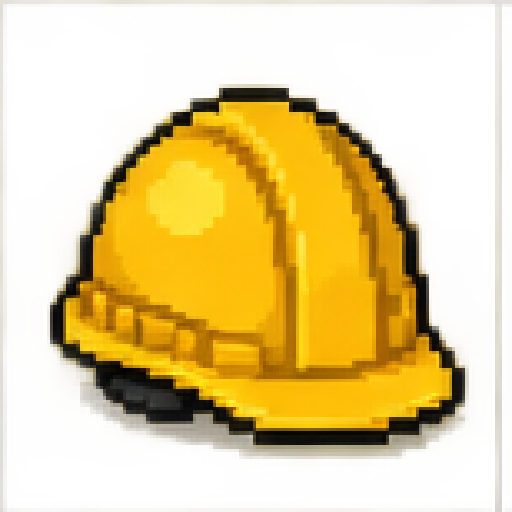
#> input picture fase-teresopolis/Analysis output 1.png, 512 x 512 px; its folder holds 5 pictures in this run
$ python extract_nature.py
#> lines starting #> are read from the running program, lines starting #| are printed output that depends on the picture; after the words box and inside, x2 and y2 are one past the last pixel; in counts of white or black regions, pixels touching at a corner belong together
# Prepara os recursos da fase Nature: icones dos EPIs, frames de subir escada e miniaturas
from PIL import Image
import numpy as np, glob
from scipy import ndimage as nd
D = 'fase-teresopolis'

# ---- EPIs (Analysis output 1..8): as imagens ja tem transparencia; sombras/halos sao semitransparentes ----
names = ['capacete', 'oculos', 'protetor', 'mascara', 'luvas', 'bota', 'colete', 'cinto']
for i, n in enumerate(names, 1):
    im = Image.open(f'{D}/Analysis output {i}.png').convert('RGBA')
#> im is the input picture: PIL image 512x512 RGBA; mean R, G, B, A 180, 150.5, 69.6, 111.7
    a = np.array(im)
    op = a[..., 3] > 215                                   # so o que e opaco de verdade (o icone)
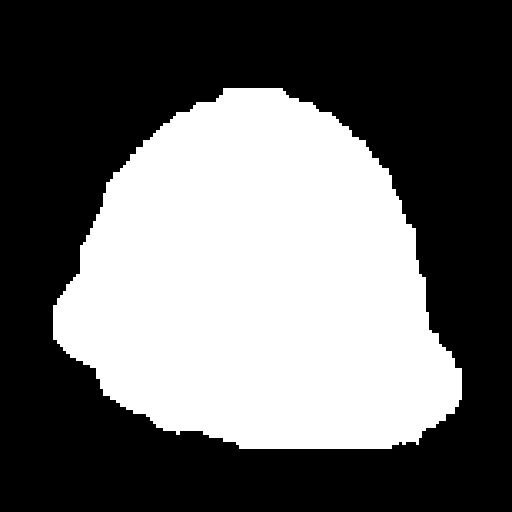
#> op: shape (512, 512) bool; 40.7% white; 1 white region, box (x1, y1, x2, y2) and area: (53, 88, 462, 449) 106578
    op = nd.binary_opening(op, iterations=1)
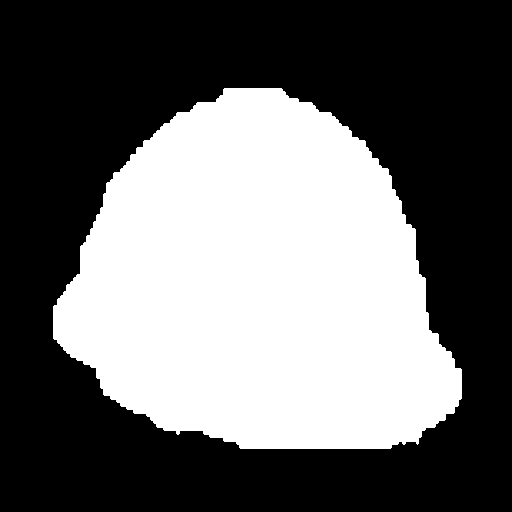
#> op: shape (512, 512) bool; 40.6% white; 1 white region, box (x1, y1, x2, y2) and area: (53, 88, 462, 449) 106458
    lab, k = nd.label(op); sz = nd.sum(op, lab, range(1, k + 1))
#> after `lab, k = nd.label(op)`: k = 1
#> after `sz = nd.sum(op, lab, range(1, k + 1))`: sz = [106458]
    keep = lab == 1 + int(np.argmax(sz))                   # maior peca = o icone (sobras de icones vizinhos saem)
    keep = nd.binary_fill_holes(nd.binary_closing(keep, iterations=2))
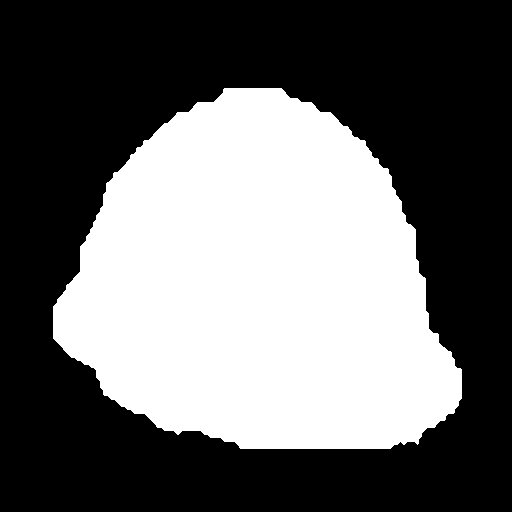
#> keep: shape (512, 512) bool; 40.7% white; 1 white region, box (x1, y1, x2, y2) and area: (53, 88, 462, 449) 106652
    keep = nd.binary_erosion(keep, iterations=1)           # tira o fio claro da borda
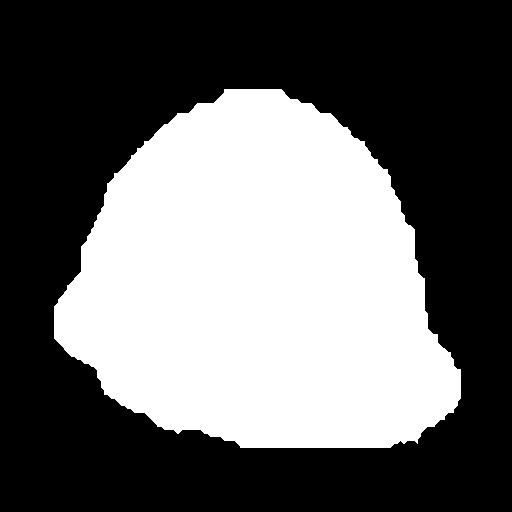
#> keep: shape (512, 512) bool; 40.2% white; 1 white region, box (x1, y1, x2, y2) and area: (54, 89, 461, 448) 105487
    out = a.copy(); out[..., 3] = (keep * 255).astype(np.uint8)
#> after `out[..., 3] = (keep * 255).astype(np.uint8)`:
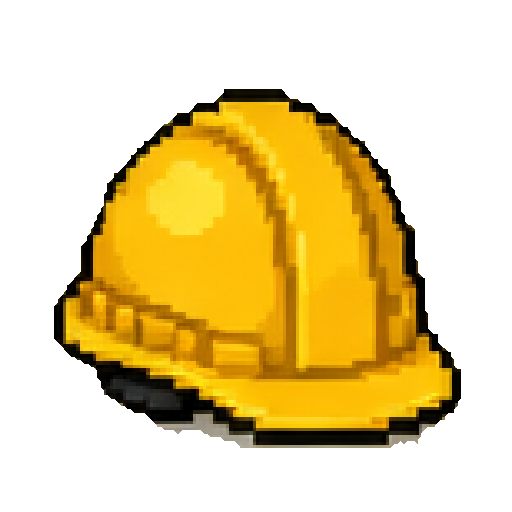
#> out: shape (512, 512, 4); mean R, G, B, A 180, 150.5, 69.6, 102.6; transparent parts drawn white
    ys, xs = np.where(keep)
    img = Image.fromarray(out).crop((xs.min(), ys.min(), xs.max() + 1, ys.max() + 1))
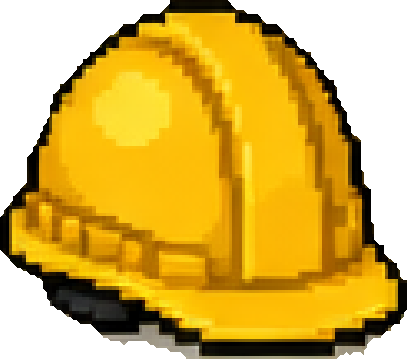
#> img: PIL image 407x359 RGBA; mean R, G, B, A 187.7, 145.3, 30, 184.1; transparent parts drawn white
    img.thumbnail((96, 96), Image.LANCZOS)
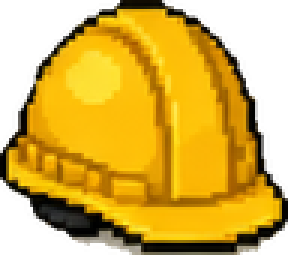
#> img: PIL image 96x85 RGBA (shown 3 times larger); mean R, G, B, A 146.1, 109.1, 8.9, 184.1; transparent parts drawn white
    img.save(f'{D}/nature/epi_{n}.png')
    print(n, img.size)
#| capacete (96, 85)
#> pass 2 of the loop `for i, n in enumerate(names, 1):`:
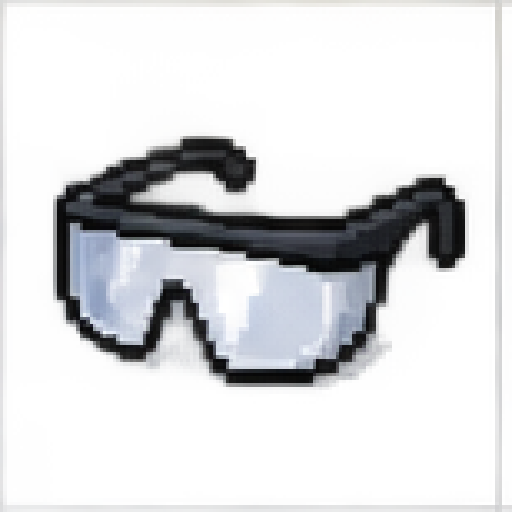
#> input picture fase-teresopolis/Analysis output 2.png, 512 x 512 px
#> im is the input picture: PIL image 512x512 RGBA; mean R, G, B, A 121.7, 122.6, 122.1, 65
#> `op = nd.binary_opening(op, iterations=1)`:
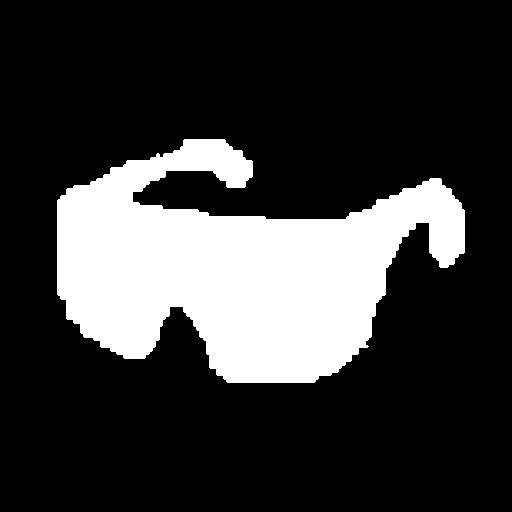
#> op: shape (512, 512) bool; 21.8% white; 1 white region, box (x1, y1, x2, y2) and area: (57, 139, 465, 383) 57201
#> sz = [57201]
#> `img.thumbnail((96, 96), Image.LANCZOS)`:
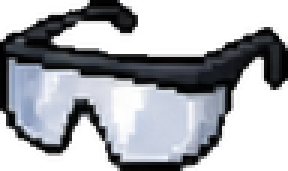
#> img: PIL image 96x57 RGBA (shown 3 times larger); mean R, G, B, A 61.7, 64.1, 68.8, 145.2; transparent parts drawn white
#| oculos (96, 57)
#> pass 3 of the loop `for i, n in enumerate(names, 1):`:
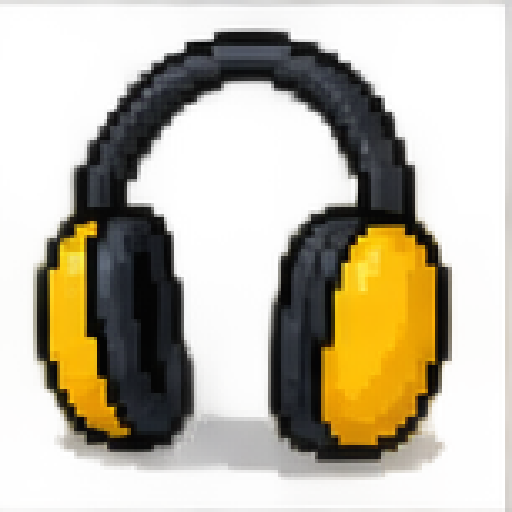
#> input picture fase-teresopolis/Analysis output 3.png, 512 x 512 px
#> im is the input picture: PIL image 512x512 RGBA; mean R, G, B, A 96, 85.6, 59.7, 102.2
#> `op = nd.binary_opening(op, iterations=1)`:
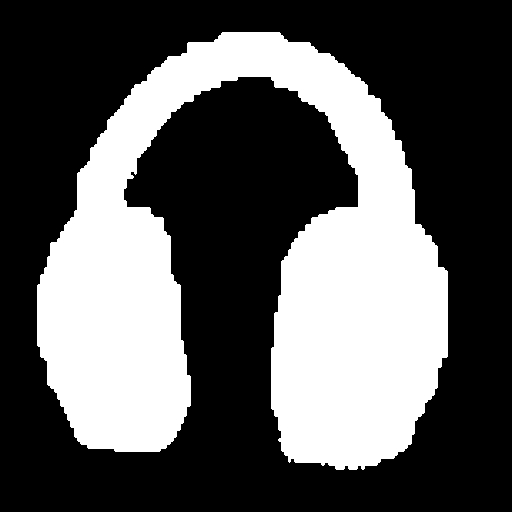
#> op: shape (512, 512) bool; 35.1% white; 1 white region, box (x1, y1, x2, y2) and area: (37, 32, 448, 470) 91891
#> sz = [91891]
#> `img.thumbnail((96, 96), Image.LANCZOS)`:
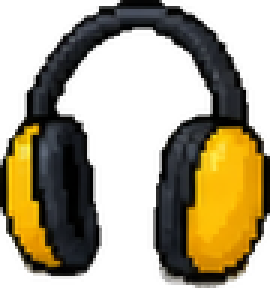
#> img: PIL image 90x96 RGBA (shown 3 times larger); mean R, G, B, A 47.6, 38.2, 13.2, 128.8; transparent parts drawn white
#| protetor (90, 96)
#> (the run stopped early here; a loop or call above may not have finished)
